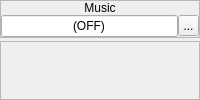
        <widget class="QWidget" name="wPlayBGM">
         <layout class="QVBoxLayout" name="verticalLayout_21">
          <property name="spacing">
           <number>3</number>
          </property>
          <property name="margin">
           <number>0</number>
          </property>
          <item>
           <widget class="QFrame" name="frame_19">
            <property name="sizePolicy">
             <sizepolicy hsizetype="Preferred" vsizetype="Fixed">
              <horstretch>0</horstretch>
              <verstretch>0</verstretch>
             </sizepolicy>
            </property>
            <property name="frameShape">
             <enum>QFrame::StyledPanel</enum>
            </property>
            <property name="frameShadow">
             <enum>QFrame::Raised</enum>
            </property>
            <layout class="QVBoxLayout" name="verticalLayout_20">
             <property name="spacing">
              <number>0</number>
             </property>
             <property name="margin">
              <number>0</number>
             </property>
             <item>
              <widget class="QLabel" name="label_12">
               <property name="sizePolicy">
                <sizepolicy hsizetype="Preferred" vsizetype="Fixed">
                 <horstretch>0</horstretch>
                 <verstretch>0</verstretch>
                </sizepolicy>
               </property>
               <property name="text">
                <string>Music</string>
               </property>
               <property name="alignment">
                <set>Qt::AlignCenter</set>
               </property>
              </widget>
             </item>
             <item>
              <widget class="QWidget" name="widget_13" native="true">
               <layout class="QHBoxLayout" name="horizontalLayout_12">
                <property name="spacing">
                 <number>0</number>
                </property>
                <property name="margin">
                 <number>0</number>
                </property>
                <item>
                 <widget class="QLineEdit" name="playBGM_leBGM">
                  <property name="text">
                   <string>(OFF)</string>
                  </property>
                  <property name="alignment">
                   <set>Qt::AlignCenter</set>
                  </property>
                  <property name="readOnly">
                   <bool>true</bool>
                  </property>
                 </widget>
                </item>
                <item>
                 <widget class="QToolButton" name="playBGM_bBrowseBGMs">
                  <property name="sizePolicy">
                   <sizepolicy hsizetype="Fixed" vsizetype="Expanding">
                    <horstretch>0</horstretch>
                    <verstretch>0</verstretch>
                   </sizepolicy>
                  </property>
                  <property name="minimumSize">
                   <size>
                    <width>21</width>
                    <height>21</height>
                   </size>
                  </property>
                  <property name="maximumSize">
                   <size>
                    <width>21</width>
                    <height>21</height>
                   </size>
                  </property>
                  <property name="text">
                   <string>...</string>
                  </property>
                  <property name="icon">
                   <iconset resource="gui_icons.qrc">
                    <normaloff>:/icons/fileopen.png</normaloff>:/icons/fileopen.png</iconset>
                  </property>
                  <property name="iconSize">
                   <size>
                    <width>16</width>
                    <height>16</height>
                   </size>
                  </property>
                 </widget>
                </item>
               </layout>
              </widget>
             </item>
            </layout>
           </widget>
          </item>
          <item>
           <widget class="QFrame" name="frame_18">
            <property name="frameShape">
             <enum>QFrame::StyledPanel</enum>
            </property>
            <property name="frameShadow">
             <enum>QFrame::Raised</enum>
            </property>
           </widget>
          </item>
         </layout>
        </widget>
